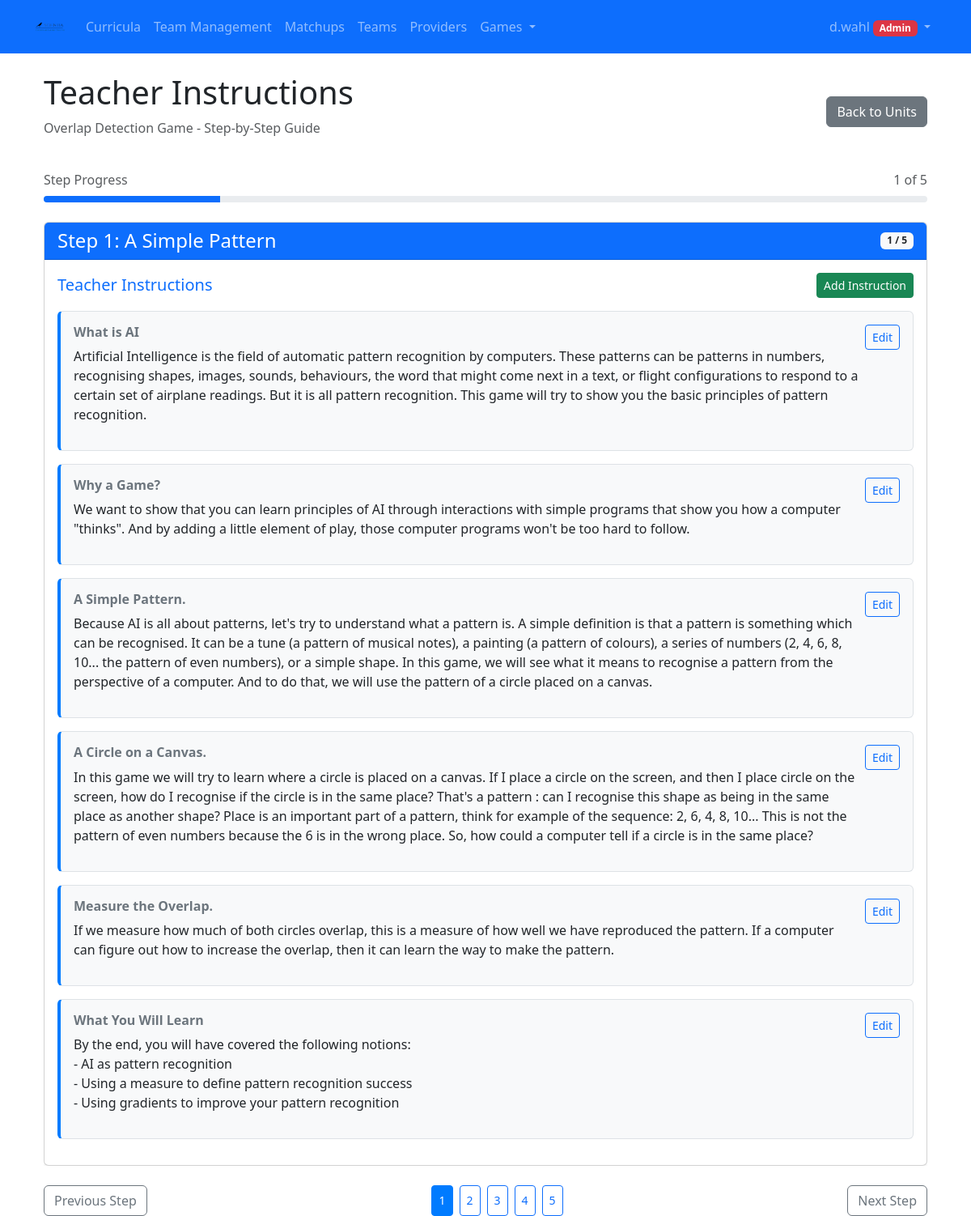
/aigames/games/4/teacher-instructions/ (signed in), run on the app's committed database.
### aigames/models.py (models this page shows, shortened)
class AiGame(models.Model):
    title = models.CharField(max_length=255)
    description = models.TextField(blank=True)
    created_at = models.DateTimeField(auto_now_add=True)
    updated_at = models.DateTimeField(auto_now=True)
    class Meta:
        ordering = ['title']

class GameStep(models.Model):
    ai_game = models.ForeignKey(AiGame, on_delete=models.CASCADE, related_name='steps')
    step_number = models.PositiveIntegerField(help_text="Sequential step number (1, 2, 3...)")
    title = models.CharField(max_length=255, help_text="Title of this step")
    description = models.TextField(blank=True, help_text="Brief description of what happens in this step")
    url_pattern = models.CharField(max_length=500, default='placeholder:step', help_text="URL pattern for this step (e.g., 'phoneme_density:step1_analysis')")
    estimated_duration_minutes = models.PositiveIntegerField(default=1, help_text="Estimated time to complete this step in minutes")
    requires_validation = models.BooleanField(default=False, help_text="Whether this step requires teacher validation before students can proceed")
    is_active = models.BooleanField(default=True)
    created_at = models.DateTimeField(auto_now_add=True)
    updated_at = models.DateTimeField(auto_now=True)
    class Meta:
        ordering = ['ai_game', 'step_number']
        unique_together = ['ai_game', 'step_number']

class InstructionStep(models.Model):
    ROLE_CHOICES = [
        ('student', 'Student'),
        ('teacher', 'Teacher'),
    ]
    game_step = models.ForeignKey(GameStep, on_delete=models.CASCADE, related_name='instruction_steps')
    title = models.CharField(max_length=255, help_text="Title of this instruction")
    content = models.TextField(help_text="The instruction content")
    role = models.CharField(max_length=10, choices=ROLE_CHOICES,
                           help_text="Which role this instruction is for (student or teacher)")
    next_instruction = models.ForeignKey('self', on_delete=models.SET_NULL, null=True, blank=True,
                                       related_name='previous_instruction',
                                       help_text="Next instruction in the sequence")
    is_active = models.BooleanField(default=True, help_text="Whether this instruction is currently visible")
    created_at = models.DateTimeField(auto_now_add=True)
    updated_at = models.DateTimeField(auto_now=True)
    created_by = models.ForeignKey(User, on_delete=models.SET_NULL, null=True, blank=True,
                                   related_name='created_instruction_steps')
    class Meta:
        ordering = ['game_step', 'role', 'id']  # Order by game step, role, then creation order

### aigames/views.py (the view, shortened to what this page needs)
# urls.py: path('games/<int:game_id>/teacher-instructions/', views.teacher_game_instructions, name='teacher_game_instructions'),
@login_required
@user_passes_test(can_create_teams)
def teacher_game_instructions(request, game_id):
    game = get_object_or_404(AiGame, id=game_id)
    user_school = request.user.profile.school
    is_admin = request.user.profile.role == 'admin'
    from syllabus.models import Unit
    unit = Unit.objects.filter(ai_game=game).first()
    school_teams = Team.objects.filter(school=user_school, is_active=True)
    existing_matchups = GameMatchup.objects.filter(
        ai_game=game,
        school=user_school
    ).order_by('-created_at')[:5]
    game_steps_data = []
    game_steps = GameStep.objects.filter(ai_game=game).order_by('step_number')
    for step in game_steps:
        teacher_instructions = step.instruction_steps.filter(
            role='teacher',
            is_active=True
        ).order_by('id')
        game_steps_data.append({
            'step': step,
            'teacher_instructions': teacher_instructions
        })
    context = {
        'game': game,
        'unit': unit,  # Add unit to context
        'user_school': user_school,
        'school_teams': school_teams,
        'existing_matchups': existing_matchups,
        'game_steps': game_steps_data,
        'is_admin': is_admin,
    }
    return render(request, 'aigames/teacher_game_instructions.html', context)

### aigames/templates/aigames/teacher_game_instructions.html (shortened to what this page needs)
{% extends 'syllabus/base.html' %}
{% block content %}
<div class="container mt-4">
    <div class="row">
        <div class="col-12">
            <div class="d-flex justify-content-between align-items-center mb-4">
                <div>
                    <h1> Teacher Instructions</h1>
                    <p class="text-muted">{{ game.title }} - Step-by-Step Guide</p>
                </div>
                <div class="d-flex gap-2">
                    <a href="{% if unit %}{% url 'unit_list' unit.syllabus.id %}{% else %}/syllabus/curricula/{% endif %}" class="btn btn-secondary">
                         {% if unit %}Back to Units{% else %}Back to Curricula{% endif %}
                    </a>
                </div>
            </div>
            <div class="mb-4">
                <div class="d-flex justify-content-between align-items-center mb-2">
                    <span class="text-muted">Step Progress</span>
                    <span class="text-muted" id="step-counter">1 of {{ game_steps|length }}</span>
                </div>
                <div class="progress" style="height: 8px;">
                    <div class="progress-bar bg-primary" role="progressbar" id="progress-bar" style="width: 0%"></div>
                </div>
            </div>
            <div id="instructionsCarousel" class="carousel slide" data-bs-ride="false">
                <div class="carousel-inner">
                    {% for step_data in game_steps %}
                        <div class="carousel-item {% if forloop.first %}active{% endif %}">
                            <div class="card shadow-sm">
                                <div class="card-header bg-primary text-white">
                                    <div class="d-flex justify-content-between align-items-center">
                                        <h4 class="mb-0">
                                            Step {{ step_data.step.step_number }}: {{ step_data.step.title|default:"Untitled Step" }}
                                        </h4>
                                        <span class="badge bg-light text-dark">{{ forloop.counter }} / {{ game_steps|length }}</span>
                                    </div>
                                </div>
                                <div class="card-body">
                                    {% if step_data.teacher_instructions %}
                                        <div class="row">
                                            <div class="col-md-12">
                                                <div class="d-flex justify-content-between align-items-center mb-3">
                                                    <h5 class="text-primary mb-0">
                                                         Teacher Instructions
                                                    </h5>
                                                    {% if is_admin %}
                                                        <button type="button" class="btn btn-sm btn-success" data-bs-toggle="modal" data-bs-target="#editModal"
                                                                onclick="openEditModal({{ step_data.step.id }}, null, '', '')">
                                                             Add Instruction
                                                        </button>
                                                    {% endif %}
                                                </div>
                                                {% for instruction in step_data.teacher_instructions %}
                                                    <div class="instruction-card mb-3 p-3 border rounded">
                                                        <div class="d-flex justify-content-between align-items-start">
                                                            <div class="flex-grow-1">
                                                                <h6 class="fw-bold text-secondary">{{ instruction.title }}</h6>
                                                                <div class="instruction-content">
                                                                    {{ instruction.content|linebreaks }}
                                                                </div>
                                                            </div>
                                                            {% if is_admin %}
                                                                <button type="button" class="btn btn-sm btn-outline-primary ms-2" data-bs-toggle="modal" data-bs-target="#editModal"
                                                                        onclick="openEditModal({{ step_data.step.id }}, {{ instruction.id }}, '{{ instruction.title|escapejs }}', '{{ instruction.content|escapejs }}')">
                                                                     Edit
                                                                </button>
                                                            {% endif %}
                                                        </div>
                                                    </div>
                                                {% endfor %}
                                            </div>
                                        </div>
                                    {% endif %}
                                </div>
                            </div>
                        </div>
                    {% endfor %}
                </div>
                <div class="d-flex justify-content-between mt-4">
                    <button class="btn btn-outline-secondary" type="button" data-bs-target="#instructionsCarousel" data-bs-slide="prev" id="prevBtn">
                         Previous Step
                    </button>
                    <div class="d-flex gap-2">
                        {% for step_data in game_steps %}
                            <button type="button" class="btn btn-sm btn-outline-primary step-indicator {% if forloop.first %}active{% endif %}"
                                    data-bs-target="#instructionsCarousel" data-bs-slide-to="{{ forloop.counter0 }}"
                                    title="Step {{ step_data.step.step_number }}">
                                {{ step_data.step.step_number }}
                            </button>
                        {% endfor %}
                    </div>
                    <button class="btn btn-outline-secondary" type="button" data-bs-target="#instructionsCarousel" data-bs-slide="next" id="nextBtn">
                        Next Step
                    </button>
                </div>
            </div>
        </div>
    </div>
</div>
{% endblock %}

### syllabus/templates/syllabus/base.html (shortened to what this page needs)
{% load static %}
<!DOCTYPE html>
<html>
<head>
    <link href="{% static 'syllabus/css/bootstrap.min.css' %}" rel="stylesheet">
</head>
<body>
    {% block navbar %}
    <nav class="navbar navbar-expand-lg navbar-dark bg-primary">
        <div class="container">
            {% if user.is_authenticated %}
                <a class="navbar-brand d-flex align-items-center" href="{% if user_role == 'student' %}{% url 'aigames:student_dashboard' %}{% else %}{% url 'curriculum_list' %}{% endif %}">
                    {% if school_logo %}
                        <img src="{{ school_logo }}" alt="{{ school_name }} Logo" height="40">
                    {% else %}
                        📚 Aiducator
                    {% endif %}
                </a>
            {% else %}
                <a class="navbar-brand" href="{% url 'landing_page' %}">📚 Aiducator</a>
            {% endif %}
            <div class="collapse navbar-collapse" id="navbarNav">
                {% if user.is_authenticated %}
                    <ul class="navbar-nav me-auto">
                        {% if user_role == 'student' %}
                            <li class="nav-item">
                                <a class="nav-link" href="{% url 'aigames:student_dashboard' %}">
                                    <i class="bi bi-house-door"></i> My Games
                                </a>
                            </li>
                            <li class="nav-item">
                                <a class="nav-link" href="{% url 'aigames:list_teams' %}">
                                    <i class="bi bi-people"></i> Teams
                                </a>
                            </li>
                        {% else %}
                            <li class="nav-item">
                                <a class="nav-link" href="{% url 'curriculum_list' %}">
                                     Curricula
                                </a>
                            </li>
                            <li class="nav-item">
                                <a class="nav-link" href="{% url 'aigames:team_management_dashboard' %}">
                                     Team Management
                                </a>
                            </li>
                            <li class="nav-item">
                                <a class="nav-link" href="{% url 'aigames:game_matchups_list' %}">
                                     Matchups
                                </a>
                            </li>
                            <li class="nav-item">
                                <a class="nav-link" href="{% url 'aigames:list_teams' %}">
                                     Teams
                                </a>
                            </li>
                            {% if can_modify_syllabus %}
                                <li class="nav-item">
                                    <a class="nav-link" href="{% url 'provider_list' %}">
                                         Providers
                                    </a>
                                </li>
                                <li class="nav-item dropdown">
                                    <a class="nav-link dropdown-toggle" href="#" id="gamesDropdown" role="button" data-bs-toggle="dropdown" aria-expanded="false">
                                         Games
                                    </a>
                                </li>
                            {% endif %}
                        {% endif %}
                    </ul>
                {% endif %}
                <ul class="navbar-nav">
                    {% if user.is_authenticated %}
                        <li class="nav-item dropdown">
                            <a class="nav-link dropdown-toggle" href="#" id="navbarDropdown" role="button" data-bs-toggle="dropdown">
                                {{ user.username }}
                                {% if user_role == 'admin' %}
                                    <span class="badge bg-danger">Admin</span>
                                {% elif user_role == 'teacher' %}
                                    <span class="badge bg-warning text-dark">Teacher</span>
                                {% elif user_role == 'student' %}
                                    <span class="badge bg-info">Student</span>
                                {% else %}
                                    <span class="badge bg-secondary">User</span>
                                {% endif %}
                            </a>
                        </li>
                    {% else %}
                        <li class="nav-item">
                            <a class="nav-link" href="/accounts/login/">Login</a>
                        </li>
                    {% endif %}
                </ul>
            </div>
        </div>
    </nav>
    {% endblock %}
    <div class="container mt-4">
        {% block content %}{% endblock %}
    </div>
</body>
</html>

### data on the page
AiGame: title "Overlap Detection Game"
GameStep: step.step_number "1", step "A Simple Pattern", game_steps "5"
InstructionStep: title "What is AI", content "Artificial Intelligence is the field of automatic pattern recognition by computers. These patterns can be patterns in numbers, recognising shapes, images, sounds, behaviours, the word that might come next in a text, or flight configurations to respond to a certain set of airplane readings. But it is all pattern recognition. This game will try to show you the basic principles of pattern recognition."
InstructionStep: title "Why a Game?", content "We want to show that you can learn principles of AI through interactions with simple programs that show you how a computer \"thinks\". And by adding a little element of play, those computer programs won't be too hard to follow."
InstructionStep: title "A Simple Pattern.", content "Because AI is all about patterns, let's try to understand what a pattern is. A simple definition is that a pattern is something which can be recognised. It can be a tune (a pattern of musical notes), a painting (a pattern of colours), a series of numbers (2, 4, 6, 8, 10... the pattern of even numbers), or a simple shape. In this game, we will see what it means to recognise a pattern from the perspective of a computer. And to do that, we will use the pattern of a circle placed on a canvas."
InstructionStep: title "A Circle on a Canvas.", content "In this game we will try to learn where a circle is placed on a canvas. If I place a circle on the screen, and then I place circle on the screen, how do I recognise if the circle is in the same place? That's a pattern : can I recognise this shape as being in the same place as another shape? Place is an important part of a pattern, think for example of the sequence: 2, 6, 4, 8, 10... This is not the pattern of even numbers because the 6 is in the wrong place. So, how could a computer tell if a circle is in the same place?"
InstructionStep: title "Measure the Overlap.", content "If we measure how much of both circles overlap, this is a measure of how well we have reproduced the pattern. If a computer can figure out how to increase the overlap, then it can learn the way to make the pattern."
InstructionStep: title "What You Will Learn", content "By the end, you will have covered the following notions: - AI as pattern recognition - Using a measure to define pattern recognition success - Using gradients to improve your pattern recognition"
GameStep: step.step_number "2"
GameStep: step.step_number "3"
GameStep: step.step_number "4"
GameStep: step.step_number "5"

### other printed values
{{ user.username }} "d.wahl"
{{ game_steps|length }} "5"
